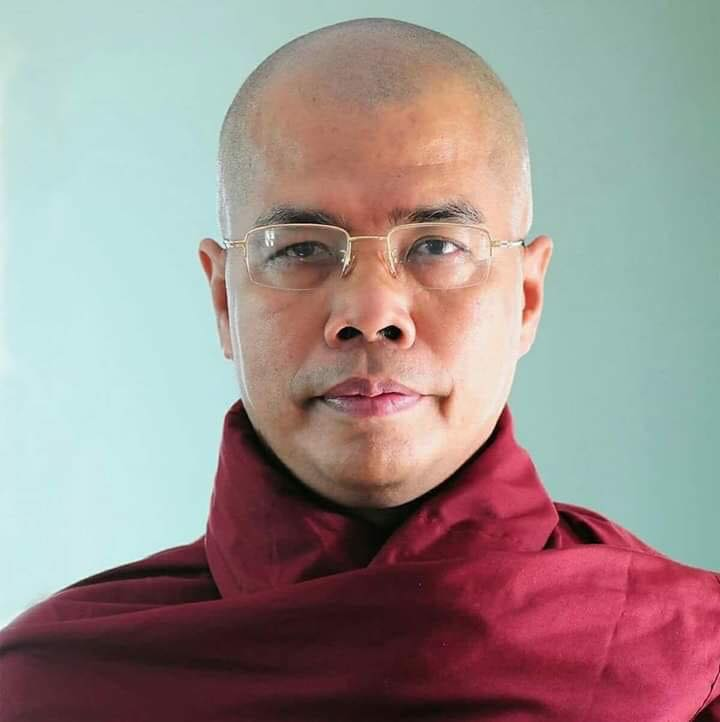
#> input picture future/dhammaduta-ashin-saykaneda/images/photo-003.jpg, 720 x 722 px, found by its file name
$ python dd.py   (older library calls are emulated)
#> lines starting #> are read from the running program, lines starting #| are printed output that depends on the picture; long printed decimals are rounded
from PIL import Image, ImageDraw, ImageFont
#variables for image size

#img = Image.open("photo-001.jpg")
#img = Image.open("photo-004.jpg")
img = Image.open("photo-003.jpg")
#> img is the input picture: PIL image 720x722 RGB; mean R, G, B 156.8, 143.6, 141.4
#img = Image.open("photo-002.jpg")


#width, height = img.size
width, height = img.size
#> width = 720; height = 722
x1, y1 = img.size
#> x1 = 720; y1 = 722
height = y1
print('width', x1)
#| width 720
print('height', y1)
#| height 722
print('hello', y1//2 + (y1 + 350))
#| hello 1433
y1 = y1//2 + (y1 + 350)
#> y1 = 1433
yy = y1//2 + 50
#> yy = 766
print(yy)
#| 766
# [5 lines of commented-out code are left out]
sentence = "၃။ ကွက်လပ်ကိုသာ ဖြည့်ပေးပါ "
#sentence = "Hello world from images"
#choose a font
fnt = ImageFont.truetype('Myanmar3.ttf', 30)
#img = Image.new('photo-001.jpg', (x1, y1), color = (255, 255, 255))
d = ImageDraw.Draw(img)
#find the average size of the letter
sum = 0
for letter in sentence:
    print(letter)
    sum += d.textsize(letter, font=fnt)[0]
#> this loop made 27 passes
#> sum on passes 1 to 12: 18, 36, 46, 64, 108, 126, 170, 188, 206, 250, 268, 312
#> after the loop, sum = 774
average_length_of_letter = sum/len(sentence)
#> average_length_of_letter = 28.67
print(average_length_of_letter)
#| 28.667
#find the number of letters to be put on each line
number_of_letters_for_each_line = (x1/1.618)/average_length_of_letter
#> number_of_letters_for_each_line = 15.52
incrementer = 0
fresh_sentence = ''
#add some line breaks
for letter in sentence.strip():
  if(letter == '-'):
    fresh_sentence += '\n\n' + letter
  elif(incrementer < number_of_letters_for_each_line):
    fresh_sentence += letter
  else:
    if(letter == ' '):
      #fresh_sentence += '\n'
      fresh_sentence += ' '
      incrementer = 0
    else:
      fresh_sentence += letter
  incrementer+=1
#> after the loop, fresh_sentence = '၃။ ကွက်လပ်ကိုသာ ဖြည့်ပေးပါ'
  #print(fresh_sentence)
#render the text in the center of the box
#dim = d.textsize(fresh_sentence, font=fnt)
dim = d.textsize(sentence, font=fnt)
#> dim = (461, 33)
x2 = dim[0]
#> x2 = 461
y2 = dim[1]
#> y2 = 33
qx = (x1/2 - x2/2)
#> qx = 129.5
qy = (y1/2-y2/2)
#> qy = 700

print('x2', x2)
#| x2 461
print('y2', y2)
#| y2 33
print('qx', qx)
#| qx 129.5
print('qy', qy)
#| qy 700.0

# [12 lines of commented-out code are left out]


x, y = (width-200, height-100)
#> x = 520; y = 622
#xx, yy = (width-400, height-100)
#w, h = d.textsize(sentence, font=fnt)
#d.rectangle((0, y, x + w, y + h + 50), fill='green')
d.text((qx,y+30), fresh_sentence, align="center",fill='white', font=fnt)
#img.save('quote4.png')
#img.save('quote3.png')
img.save('quote33333.png')
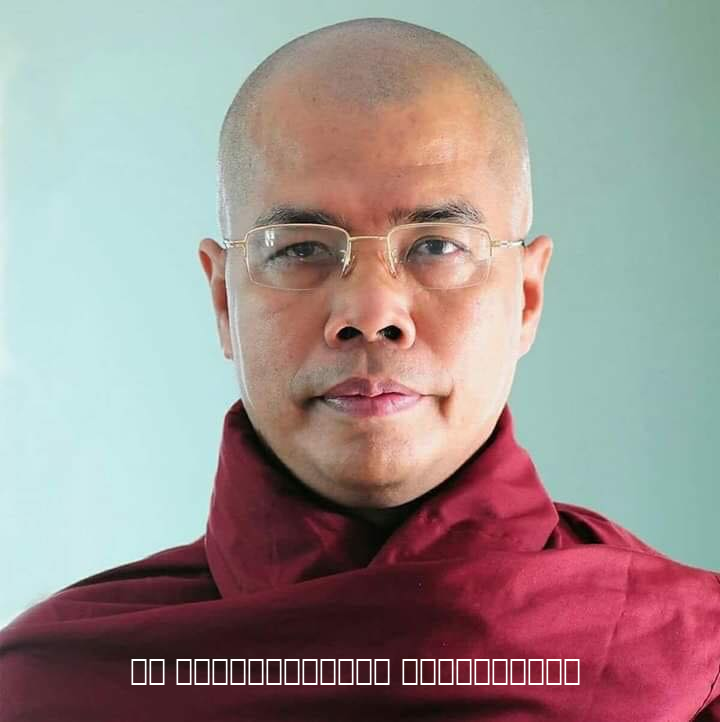
#> saved as quote33333.png: PIL image 720x722 RGB; mean R, G, B 157.9, 145.1, 142.7

$ run again, with future/sitagu_ashin_dayweindar/images/photo-001.jpg copied over future/dhammaduta-ashin-saykaneda/images/photo-003.jpg
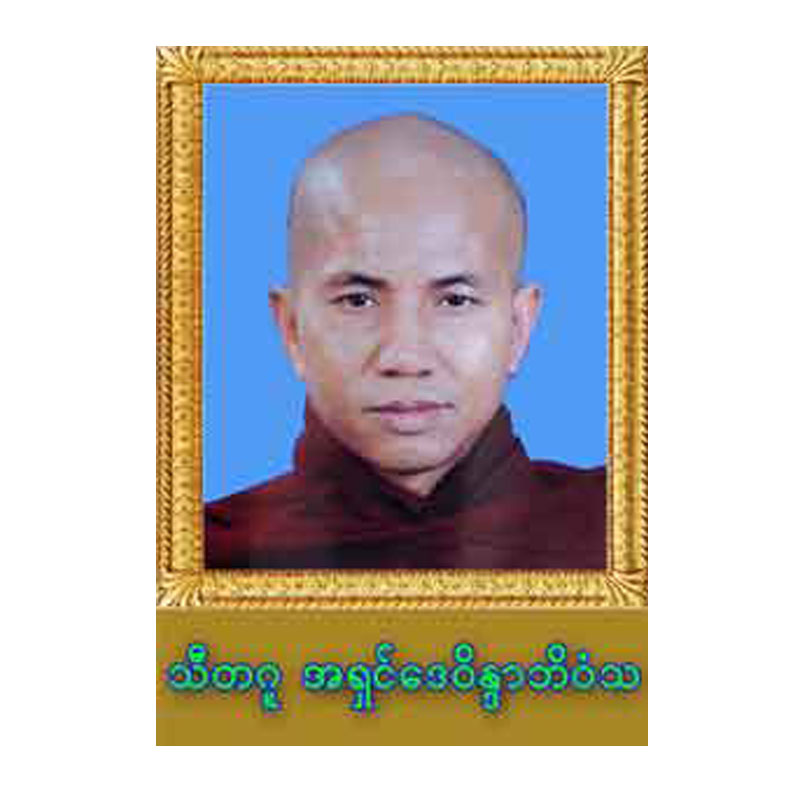
#> input picture future/sitagu_ashin_dayweindar/images/photo-001.jpg, 800 x 800 px, found by its file name
#> img is the input picture: PIL image 800x800 RGB; mean R, G, B 191.2, 188.3, 184
#| width 800
#| height 800
#| hello 1550
#| 825
#> the loop `for letter in sentence:` made 27 passes
#> sum on passes 1 to 8: 18, 36, 46, 64, 108, 126, 170, 188
#> after the loop `for letter in sentence:`: sum = 774
#> average_length_of_letter = 28.67
#| 28.667
#> number_of_letters_for_each_line = 17.25
#> after the loop `for letter in sentence.strip():`: fresh_sentence = '၃။ ကွက်လပ်ကိုသာ ဖြည့်ပေးပါ'
#> dim = (461, 33)
#> x2 = 461
#> y2 = 33
#> qx = 169.5
#> qy = 758.5
#| x2 461
#| y2 33
#| qx 169.5
#| qy 758.5
#> `img.save('quote33333.png')`:
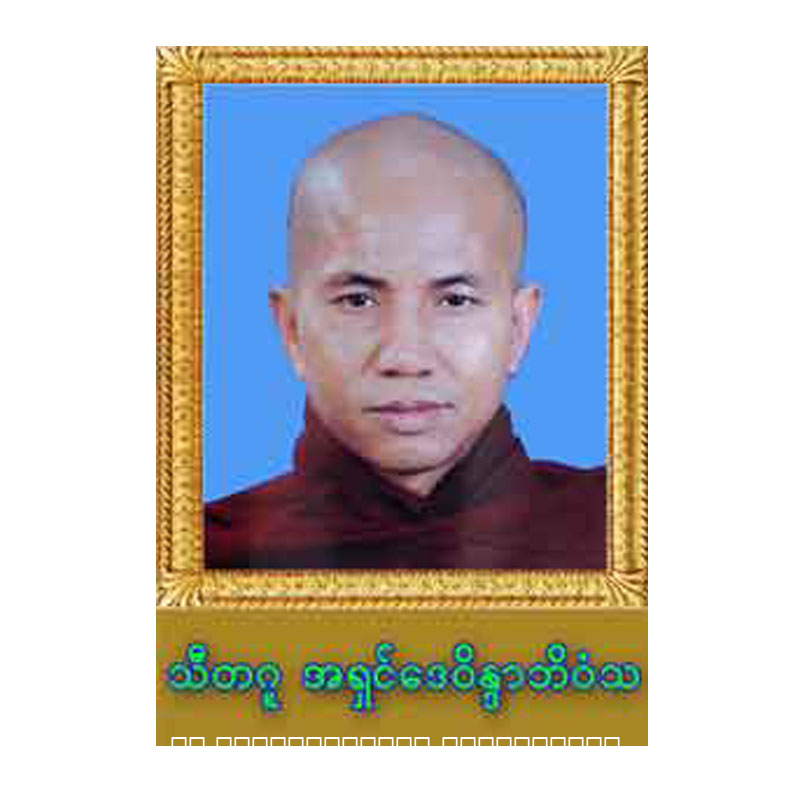
#> saved as quote33333.png: PIL image 800x800 RGB; mean R, G, B 191.3, 188.6, 184.5

$ run again, with MahabodhiMyaing/photo-004.jpg copied over future/dhammaduta-ashin-saykaneda/images/photo-003.jpg
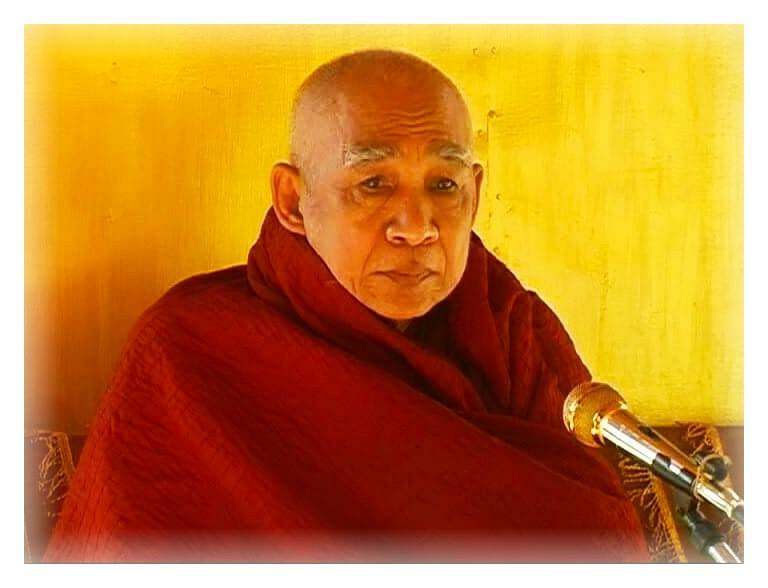
#> input picture MahabodhiMyaing/photo-004.jpg, 768 x 588 px, found by its file name
#> img is the input picture: PIL image 768x588 RGB; mean R, G, B 197.8, 132.3, 56.6
#| width 768
#| height 588
#| hello 1232
#| 666
#> the loop `for letter in sentence:` made 27 passes
#> sum on passes 1 to 8: 18, 36, 46, 64, 108, 126, 170, 188
#> after the loop `for letter in sentence:`: sum = 774
#> average_length_of_letter = 28.67
#| 28.667
#> number_of_letters_for_each_line = 16.56
#> after the loop `for letter in sentence.strip():`: fresh_sentence = '၃။ ကွက်လပ်ကိုသာ ဖြည့်ပေးပါ'
#> dim = (461, 33)
#> x2 = 461
#> y2 = 33
#> qx = 153.5
#> qy = 599.5
#| x2 461
#| y2 33
#| qx 153.5
#| qy 599.5
#> `img.save('quote33333.png')`:
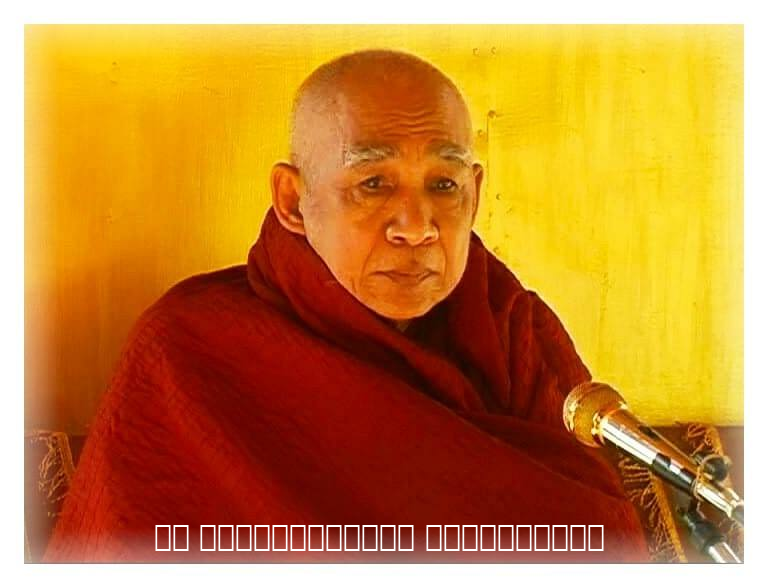
#> saved as quote33333.png: PIL image 768x588 RGB; mean R, G, B 198.6, 133.9, 58.2

$ run again, with future/ashin-sandar-di-ka/images/photo-002.jpg copied over future/dhammaduta-ashin-saykaneda/images/photo-003.jpg
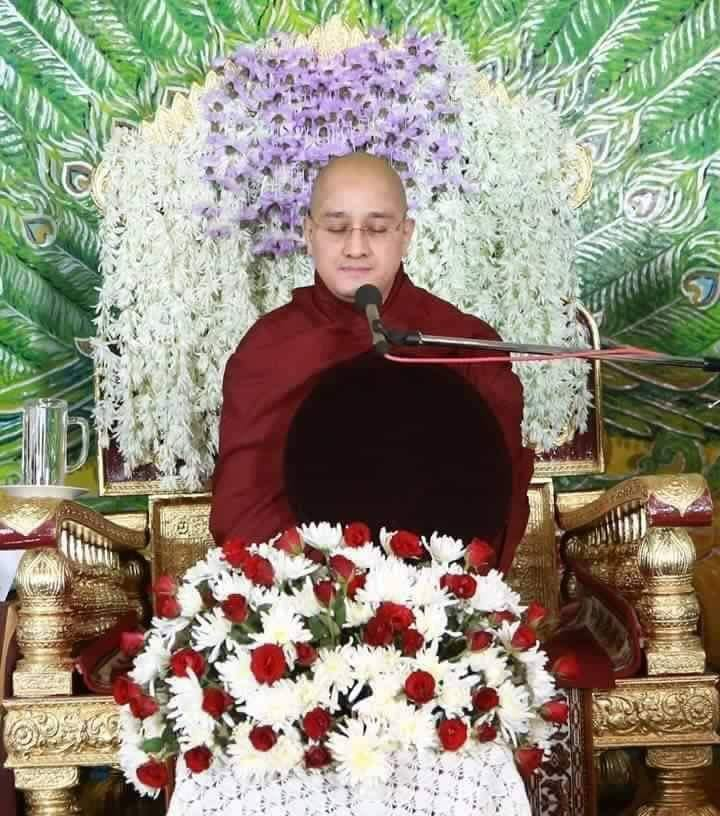
#> input picture future/ashin-sandar-di-ka/images/photo-002.jpg, 720 x 816 px, found by its file name
#> img is the input picture: PIL image 720x816 RGB; mean R, G, B 145.8, 139.4, 123
#| width 720
#| height 816
#| hello 1574
#| 837
#> the loop `for letter in sentence:` made 27 passes
#> sum on passes 1 to 8: 18, 36, 46, 64, 108, 126, 170, 188
#> after the loop `for letter in sentence:`: sum = 774
#> average_length_of_letter = 28.67
#| 28.667
#> number_of_letters_for_each_line = 15.52
#> after the loop `for letter in sentence.strip():`: fresh_sentence = '၃။ ကွက်လပ်ကိုသာ ဖြည့်ပေးပါ'
#> dim = (461, 33)
#> x2 = 461
#> y2 = 33
#> qx = 129.5
#> qy = 770.5
#| x2 461
#| y2 33
#| qx 129.5
#| qy 770.5
#> `img.save('quote33333.png')`:
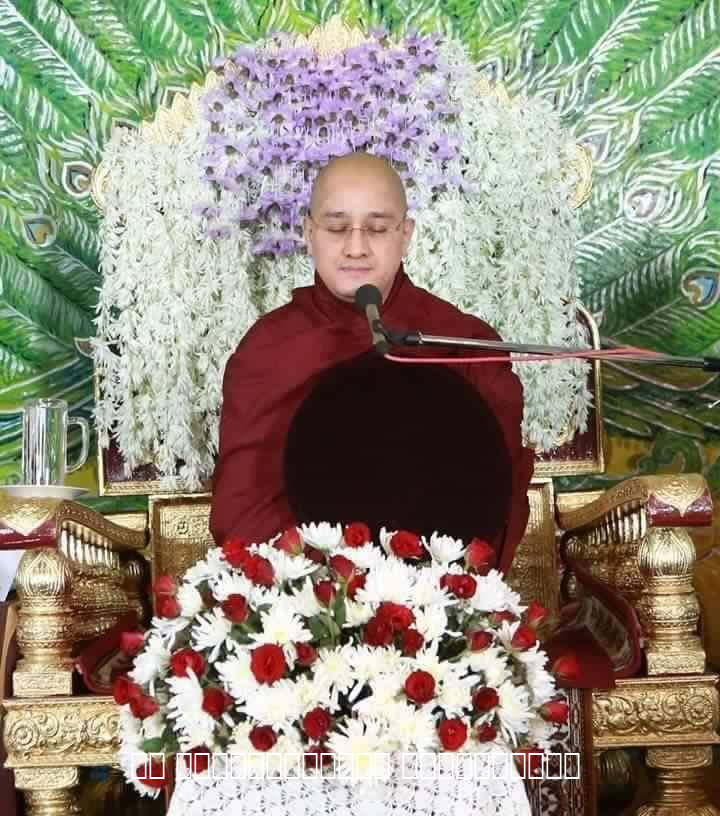
#> saved as quote33333.png: PIL image 720x816 RGB; mean R, G, B 146.1, 139.8, 123.5
